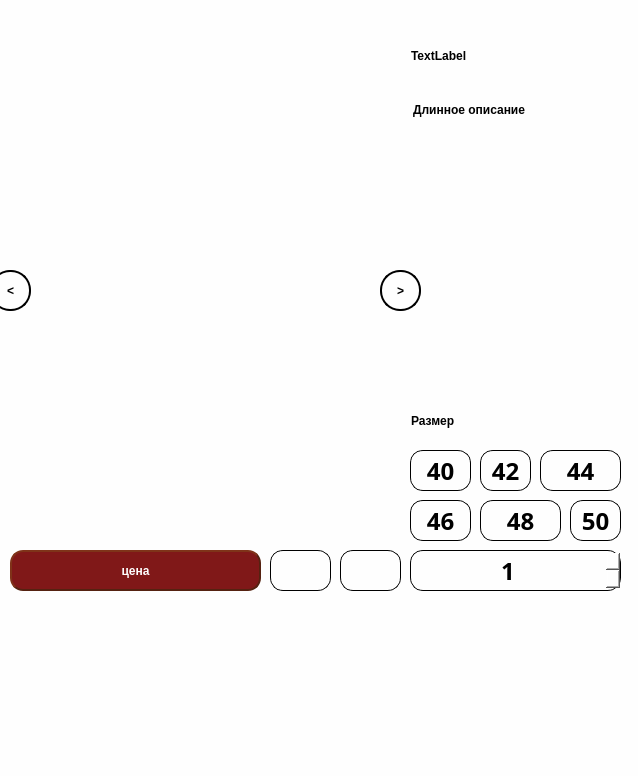
<?xml version="1.0" encoding="UTF-8"?>
<ui version="4.0">
 <class>Description</class>
 <widget class="QWidget" name="Description">
  <property name="geometry">
   <rect>
    <x>0</x>
    <y>0</y>
    <width>638</width>
    <height>776</height>
   </rect>
  </property>
  <property name="windowTitle">
   <string>Form</string>
  </property>
  <property name="styleSheet">
   <string notr="true">background: rgb(254,254,254)</string>
  </property>
  <widget class="QWidget" name="verticalLayoutWidget">
   <property name="geometry">
    <rect>
     <x>10</x>
     <y>10</y>
     <width>391</width>
     <height>531</height>
    </rect>
   </property>
   <layout class="QVBoxLayout" name="verticalLayout"/>
  </widget>
  <widget class="QLabel" name="long_description">
   <property name="geometry">
    <rect>
     <x>410</x>
     <y>100</y>
     <width>211</width>
     <height>291</height>
    </rect>
   </property>
   <property name="styleSheet">
    <string notr="true">color: black;
font-weight: bold;
font: 14pt &quot;HelveticaNeueCyr&quot;;</string>
   </property>
   <property name="text">
    <string>Длинное описание</string>
   </property>
   <property name="alignment">
    <set>Qt::AlignLeading|Qt::AlignLeft|Qt::AlignTop</set>
   </property>
   <property name="margin">
    <number>1</number>
   </property>
   <property name="indent">
    <number>3</number>
   </property>
  </widget>
  <widget class="QPushButton" name="buy">
   <property name="geometry">
    <rect>
     <x>270</x>
     <y>550</y>
     <width>61</width>
     <height>41</height>
    </rect>
   </property>
   <property name="styleSheet">
    <string notr="true">QPushButton:pressed {
border: 0px solid #000;
border-radius: 13px;
border-style: outset;
background: black;
color: rgb(254,254,254);
font-weight: bold;
font: 20pt &quot;Futurespore Cyrillic&quot;;
}
QPushButton {
border: 1px solid #000;
border-radius: 13px;
border-style: outset;
color: black;
font-weight: bold;
font: 20pt &quot;Futurespore Cyrillic&quot;;
}</string>
   </property>
   <property name="text">
    <string/>
   </property>
  </widget>
  <widget class="QPushButton" name="like">
   <property name="geometry">
    <rect>
     <x>340</x>
     <y>550</y>
     <width>61</width>
     <height>41</height>
    </rect>
   </property>
   <property name="styleSheet">
    <string notr="true">QPushButton:pressed {
border: 0px solid #000;
border-radius: 13px;
border-style: outset;
background: black;
color: rgb(254,254,254);
font-weight: bold;
font: 20pt &quot;Futurespore Cyrillic&quot;;
}
QPushButton {
border: 1px solid #000;
border-radius: 13px;
border-style: outset;
color: black;
font-weight: bold;
font: 20pt &quot;Futurespore Cyrillic&quot;;
}</string>
   </property>
   <property name="text">
    <string/>
   </property>
  </widget>
  <widget class="QPushButton" name="size40">
   <property name="geometry">
    <rect>
     <x>410</x>
     <y>450</y>
     <width>61</width>
     <height>41</height>
    </rect>
   </property>
   <property name="font">
    <font>
     <family>HelveticaNeueCyr</family>
     <pointsize>18</pointsize>
     <weight>50</weight>
     <italic>false</italic>
     <bold>false</bold>
    </font>
   </property>
   <property name="styleSheet">
    <string notr="true">QPushButton:pressed {
border: 0px solid #000;
border-radius: 13px;
border-style: outset;
background: black;
color: rgb(254,254,254);
font-weight: bold;
font: 18pt &quot;HelveticaNeueCyr&quot;;
}
QPushButton {
border: 1px solid #000;
border-radius: 13px;
border-style: outset;
color: black;
font-weight: bold;
font: 18pt &quot;HelveticaNeueCyr&quot;;
}</string>
   </property>
   <property name="text">
    <string>40</string>
   </property>
   <attribute name="buttonGroup">
    <string notr="true">sizes</string>
   </attribute>
  </widget>
  <widget class="QPushButton" name="size42">
   <property name="geometry">
    <rect>
     <x>480</x>
     <y>450</y>
     <width>51</width>
     <height>41</height>
    </rect>
   </property>
   <property name="font">
    <font>
     <family>HelveticaNeueCyr</family>
     <pointsize>18</pointsize>
     <weight>50</weight>
     <italic>false</italic>
     <bold>false</bold>
    </font>
   </property>
   <property name="styleSheet">
    <string notr="true">QPushButton:pressed {
border: 0px solid #000;
border-radius: 13px;
border-style: outset;
background: black;
color: rgb(254,254,254);
font-weight: bold;
font: 18pt &quot;HelveticaNeueCyr&quot;;
}
QPushButton {
border: 1px solid #000;
border-radius: 13px;
border-style: outset;
color: black;
font-weight: bold;
font: 18pt &quot;HelveticaNeueCyr&quot;;
}</string>
   </property>
   <property name="text">
    <string>42</string>
   </property>
   <attribute name="buttonGroup">
    <string notr="true">sizes</string>
   </attribute>
  </widget>
  <widget class="QPushButton" name="size44">
   <property name="geometry">
    <rect>
     <x>540</x>
     <y>450</y>
     <width>81</width>
     <height>41</height>
    </rect>
   </property>
   <property name="font">
    <font>
     <family>HelveticaNeueCyr</family>
     <pointsize>18</pointsize>
     <weight>50</weight>
     <italic>false</italic>
     <bold>false</bold>
    </font>
   </property>
   <property name="styleSheet">
    <string notr="true">QPushButton:pressed {
border: 0px solid #000;
border-radius: 13px;
border-style: outset;
background: black;
color: rgb(254,254,254);
font-weight: bold;
font: 18pt &quot;HelveticaNeueCyr&quot;;
}
QPushButton {
border: 1px solid #000;
border-radius: 13px;
border-style: outset;
color: black;
font-weight: bold;
font: 18pt &quot;HelveticaNeueCyr&quot;;
}</string>
   </property>
   <property name="text">
    <string>44</string>
   </property>
   <attribute name="buttonGroup">
    <string notr="true">sizes</string>
   </attribute>
  </widget>
  <widget class="QPushButton" name="size48">
   <property name="geometry">
    <rect>
     <x>480</x>
     <y>500</y>
     <width>81</width>
     <height>41</height>
    </rect>
   </property>
   <property name="font">
    <font>
     <family>HelveticaNeueCyr</family>
     <pointsize>18</pointsize>
     <weight>50</weight>
     <italic>false</italic>
     <bold>false</bold>
    </font>
   </property>
   <property name="styleSheet">
    <string notr="true">QPushButton:pressed {
border: 0px solid #000;
border-radius: 13px;
border-style: outset;
background: black;
color: rgb(254,254,254);
font-weight: bold;
font: 18pt &quot;HelveticaNeueCyr&quot;;
}
QPushButton {
border: 1px solid #000;
border-radius: 13px;
border-style: outset;
color: black;
font-weight: bold;
font: 18pt &quot;HelveticaNeueCyr&quot;;
}</string>
   </property>
   <property name="text">
    <string>48</string>
   </property>
   <attribute name="buttonGroup">
    <string notr="true">sizes</string>
   </attribute>
  </widget>
  <widget class="QPushButton" name="size50">
   <property name="geometry">
    <rect>
     <x>570</x>
     <y>500</y>
     <width>51</width>
     <height>41</height>
    </rect>
   </property>
   <property name="font">
    <font>
     <family>HelveticaNeueCyr</family>
     <pointsize>18</pointsize>
     <weight>50</weight>
     <italic>false</italic>
     <bold>false</bold>
    </font>
   </property>
   <property name="styleSheet">
    <string notr="true">QPushButton:pressed {
border: 0px solid #000;
border-radius: 13px;
border-style: outset;
background: black;
color: rgb(254,254,254);
font-weight: bold;
font: 18pt &quot;HelveticaNeueCyr&quot;;
}
QPushButton {
border: 1px solid #000;
border-radius: 13px;
border-style: outset;
color: black;
font-weight: bold;
font: 18pt &quot;HelveticaNeueCyr&quot;;
}</string>
   </property>
   <property name="text">
    <string>50</string>
   </property>
   <attribute name="buttonGroup">
    <string notr="true">sizes</string>
   </attribute>
  </widget>
  <widget class="QPushButton" name="size46">
   <property name="geometry">
    <rect>
     <x>410</x>
     <y>500</y>
     <width>61</width>
     <height>41</height>
    </rect>
   </property>
   <property name="font">
    <font>
     <family>HelveticaNeueCyr</family>
     <pointsize>18</pointsize>
     <weight>50</weight>
     <italic>false</italic>
     <bold>false</bold>
    </font>
   </property>
   <property name="styleSheet">
    <string notr="true">QPushButton:pressed {
border: 0px solid #000;
border-radius: 13px;
border-style: outset;
background: black;
color: rgb(254,254,254);
font-weight: bold;
font: 18pt &quot;HelveticaNeueCyr&quot;;
}
QPushButton {
border: 1px solid #000;
border-radius: 13px;
border-style: outset;
color: black;
font-weight: bold;
font: 18pt &quot;HelveticaNeueCyr&quot;;
}</string>
   </property>
   <property name="text">
    <string>46</string>
   </property>
   <attribute name="buttonGroup">
    <string notr="true">sizes</string>
   </attribute>
  </widget>
  <widget class="QLabel" name="label">
   <property name="geometry">
    <rect>
     <x>410</x>
     <y>400</y>
     <width>211</width>
     <height>41</height>
    </rect>
   </property>
   <property name="styleSheet">
    <string notr="true">color: black;
font-weight: bold;
font: 18pt &quot;HelveticaNeueCyr&quot;;</string>
   </property>
   <property name="text">
    <string>Размер</string>
   </property>
   <property name="margin">
    <number>3</number>
   </property>
   <property name="indent">
    <number>1</number>
   </property>
  </widget>
  <widget class="QPushButton" name="price">
   <property name="geometry">
    <rect>
     <x>10</x>
     <y>550</y>
     <width>251</width>
     <height>41</height>
    </rect>
   </property>
   <property name="styleSheet">
    <string notr="true">QPushButton:pressed {
    background-color: rgb(108,8,8);
}
QPushButton {
border: 2px solid #521;
border-radius: 13px;
border-style: outset;
background: rgb(128,24,24);
color:rgb(254,254,254);
font-weight: bold;
font: 28pt &quot;Futurespore Cyrillic&quot;;
}</string>
   </property>
   <property name="text">
    <string>цена</string>
   </property>
  </widget>
  <widget class="QSpinBox" name="spinBox">
   <property name="geometry">
    <rect>
     <x>410</x>
     <y>550</y>
     <width>211</width>
     <height>41</height>
    </rect>
   </property>
   <property name="font">
    <font>
     <family>HelveticaNeueCyr</family>
     <pointsize>18</pointsize>
     <weight>50</weight>
     <italic>false</italic>
     <bold>false</bold>
    </font>
   </property>
   <property name="autoFillBackground">
    <bool>true</bool>
   </property>
   <property name="styleSheet">
    <string notr="true">QSpinBox {
border: 1px solid #000;
border-radius: 13px;
border-style: outset;
color: black;
font-weight: bold;
font: 18pt &quot;HelveticaNeueCyr&quot;;
}</string>
   </property>
   <property name="alignment">
    <set>Qt::AlignCenter</set>
   </property>
   <property name="value">
    <number>1</number>
   </property>
  </widget>
  <widget class="QLabel" name="name">
   <property name="geometry">
    <rect>
     <x>410</x>
     <y>10</y>
     <width>211</width>
     <height>91</height>
    </rect>
   </property>
   <property name="styleSheet">
    <string notr="true">font-weight: bold;
color: black;
font: 28pt &quot;Futurespore Cyrillic&quot;;</string>
   </property>
   <property name="text">
    <string>TextLabel</string>
   </property>
   <property name="margin">
    <number>3</number>
   </property>
   <property name="indent">
    <number>1</number>
   </property>
  </widget>
  <widget class="QPushButton" name="prev1">
   <property name="geometry">
    <rect>
     <x>-10</x>
     <y>270</y>
     <width>41</width>
     <height>41</height>
    </rect>
   </property>
   <property name="styleSheet">
    <string notr="true">QPushButton:pressed {
border: 0px solid #000;
border-radius: 20px;
border-style: outset;
background: black;
color: rgb(254,254,254);
font-weight: bold;
font: 20pt &quot;Futurespore Cyrillic&quot;;
}
QPushButton {
border: 2px solid #000;
border-radius: 20px;
border-style: outset;
color: black;
font-weight: bold;
font: 20pt &quot;Futurespore Cyrillic&quot;;
}</string>
   </property>
   <property name="text">
    <string>&lt;</string>
   </property>
  </widget>
  <widget class="QPushButton" name="next1">
   <property name="geometry">
    <rect>
     <x>380</x>
     <y>270</y>
     <width>41</width>
     <height>41</height>
    </rect>
   </property>
   <property name="styleSheet">
    <string notr="true">QPushButton:pressed {
border: 0px solid #000;
border-radius: 20px;
border-style: outset;
background: black;
color: rgb(254,254,254);
font-weight: bold;
font: 20pt &quot;Futurespore Cyrillic&quot;;
}
QPushButton {
border: 2px solid #000;
border-radius: 20px;
border-style: outset;
color: black;
font-weight: bold;
font: 20pt &quot;Futurespore Cyrillic&quot;;
}</string>
   </property>
   <property name="text">
    <string>&gt;</string>
   </property>
  </widget>
  <widget class="QWidget" name="horizontalLayoutWidget">
   <property name="geometry">
    <rect>
     <x>10</x>
     <y>600</y>
     <width>611</width>
     <height>161</height>
    </rect>
   </property>
   <layout class="QHBoxLayout" name="horizontalLayout"/>
  </widget>
 </widget>
 <resources/>
 <connections/>
 <buttongroups>
  <buttongroup name="sizes"/>
 </buttongroups>
</ui>
